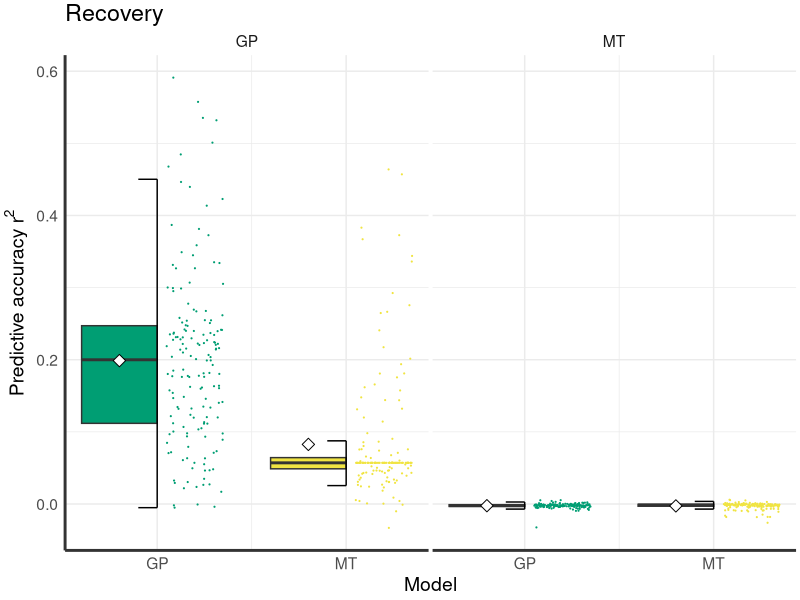

Recreate this plot in R.
d1<-read.csv("gprecovergp.csv")
d2<-read.csv("bmtrecovergp.csv")
d3<-read.csv("gprecoverbmt.csv")
d4<-read.csv("bmtrecoverbmt.csv")

d1$r2<-1-d1$X.2/(-25*log(1/64))
d2$r2<-1-d2$X.2/(-25*log(1/64))
d3$r2<-1-d3$X.2/(-25*log(1/64))
d4$r2<-1-d4$X.2/(-25*log(1/64))

d1$id<-d2$id<-d3$id<-d4$id<-rep(1:160, each=8)

library(plyr)
dd1<-ddply(d1, ~id, summarize, r2=mean(r2))
dd2<-ddply(d2, ~id, summarize, r2=mean(r2))
dd3<-ddply(d3, ~id, summarize, r2=mean(r2))
dd4<-ddply(d4, ~id, summarize, r2=mean(r2))


dd<-rbind(dd1, dd2, dd3, dd4)
dd$model<-rep(c("GP", "MT", "GP", "MT"), each=nrow(dd1))
dd$producing<-rep(c("GP", "MT"), each=nrow(dd1)*2)
#data frame with everything we need, i.e. min, max, lower nad upper quantile, median, CIs & mean
dp1<-ddply(dd, ~producing+model, summarize,
           d_ymin = max(min(r2), quantile(r2, 0.25) - 1.5 * IQR(r2)), 
           d_ymax = min(max(r2), quantile(r2, 0.75) + 1.5 * IQR(r2)),
           d_lower = quantile(r2, 0.25),  d_middle = median(r2), d_upper = quantile(r2, 0.75),
           mu=mean(r2))

dp1$model<-factor(dp1$model, levels=(c("GP", "MT")))
dd$model<-factor(dd$model, levels=(c("GP", "MT")))

library(ggplot2)
fontsize<-14
cbPalette <- c("#000000", "#E69F00", "#56B4E9", "#009E73", "#F0E442", "#0072B2", "#D55E00", "#CC79A7")
p1<-ggplot(data = dp1) +
  #boxplot with given values, we only need half of it
  geom_boxplot(aes(x = as.numeric(model)-0.2, ymin = d_lower, ymax = d_upper, lower = d_lower, 
                   middle = d_middle, upper = d_upper, width = 2 * 0.2, fill = model), stat = "identity") +
  #jitter of raw data points, needs the full data frame
  geom_jitter(data=dd, aes(x = as.numeric(model) + 0.2,  y = r2,  color = model), 
              width = 0.2 - 0.25 * 0.2, height = 0, size=0.1)+
  #vertical segment
  geom_segment(aes(x = as.numeric(model), y = d_ymin, xend = as.numeric(model), yend = d_ymax)) +
  geom_point(aes(x = as.numeric(model)-0.2, y = mu), shape=23, size=3, fill="white", color="black") +
  #top horizontal segment
  geom_segment(aes(x = as.numeric(model) - 0.1,  y = d_ymax, xend = as.numeric(model),  yend = d_ymax)) +
  #top vertical segment
  geom_segment(aes(x = as.numeric(model) - 0.1, y = d_ymin, xend = as.numeric(model), yend = d_ymin)) +
  facet_wrap(~producing)+
  #theme minimal
  theme_minimal()+
  #sans
  theme(text = element_text(size=fontsize,  family="sans"))+
  #colors and fill
  scale_fill_manual(values = c(cbPalette[c(4,5)]))+
  scale_color_manual(values = c(cbPalette[c(4,5)]))+
  #labs
  xlab("Model")+ylab(expression("Predictive accuracy"~r^2))+
  #no legend
  theme(legend.position="none", strip.background=element_blank(), legend.key=element_rect(color=NA))+
  #labe x-axis
  scale_x_continuous(breaks = c(1,2,3,4),labels = c("GP","MT", "GP", "MT"))+
  ggtitle("Recovery")+
  #various theme changes including reducing white space and adding axes
  theme(axis.line.x = element_line(color="grey20", size = 1),
        axis.line.y = element_line(color="grey20", size = 1), 
        panel.spacing.x=unit(0.2, "lines"),
        panel.spacing.y=unit(1, "lines"),
        plot.title = element_text(family = "sans", margin=margin(0,0,0,0)),
        plot.margin = unit(c(0.1, 0.1, 0.1, 0.1), "cm"))

pdf("recoverycompare.pdf", width=8, height=4)
p1
dev.off()
